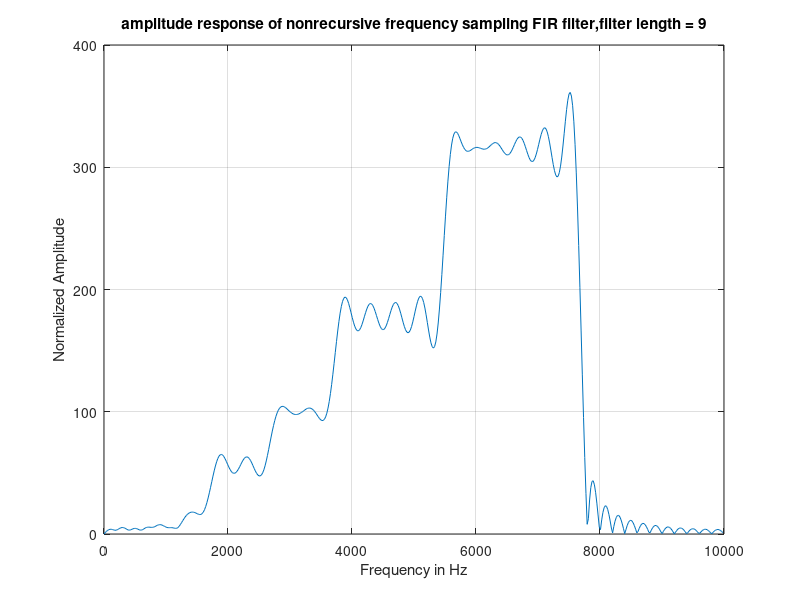
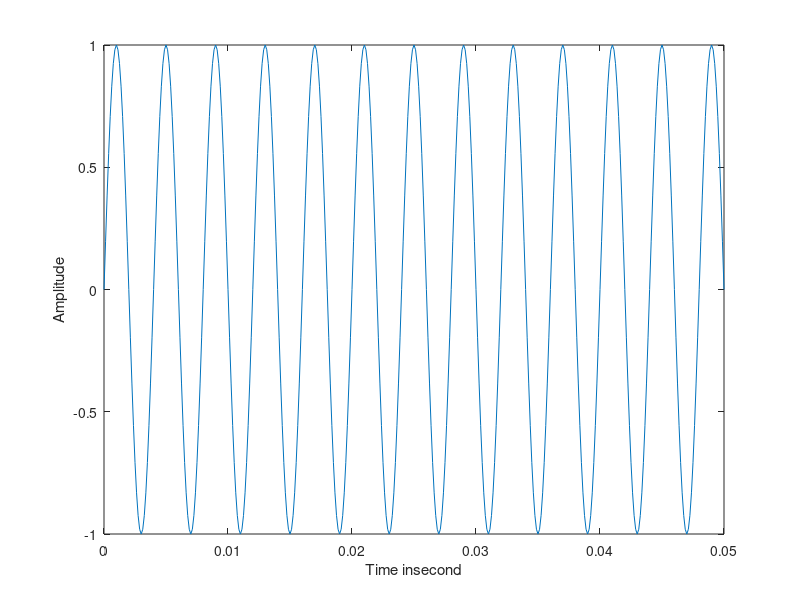
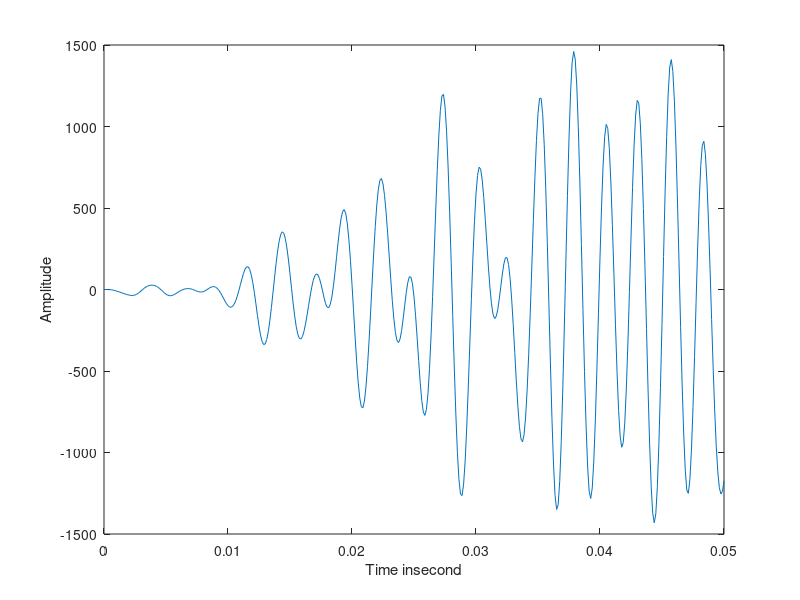
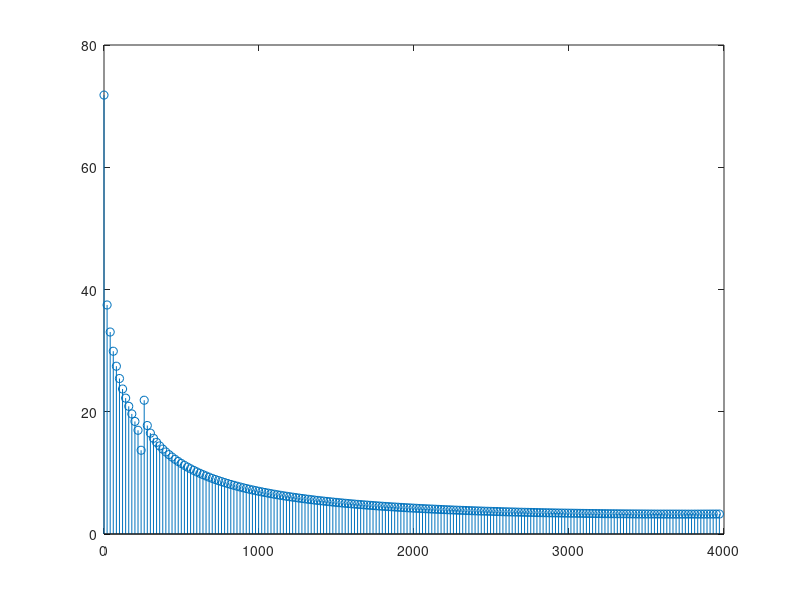

These charts were generated, in order, by the following MATLAB code:
clear all;
clc;
N=100;
alpha=(N/2)-1;
upper_limit=(N/2)-1;


Fs=20000;
H=[0 3.162 3.162 3.162 5.623 5.623 5.623 17.783 17.783 56.234 56.234 56.234 56.234 56.234 100 100 100 100 100 177.828 177.828 177.828 177.828 177.828 177.828 177.828 177.828 177.828 316.228 316.228 316.228 316.228 316.228 316.228 316.228 316.228 316.228 316.228 316.228 0 0 0 0 0 0 0 0 0 0 0];
m=1;
for n=0:(N-1);
    for k=1:upper_limit
        inner(k)=2*abs(H(k+1))*cos(abs(2*pi*k*(n-alpha)/N));
    end
    tot_inner=sum(inner)+H(0+1);
    h(m)=(1/N)*tot_inner;
    m=m+1;
end

[H,q]=freqz(h,1,512,Fs);
amp_resp=abs(H);
phase_resp=angle(H);

figure(1);plot(q,amp_resp);
title('amplitude response of nonrecursive frequency sampling FIR filter,filter length = 9');
xlabel('Frequency in Hz');ylabel('Normalized Amplitude');axis([0 Fs/2 0 400]); grid;
fs=8000;
N=0:400;
f1=250;
t=N/fs;

x=sin(2*pi*f1*t);
figure(2);plot(t,x) ; xlabel('Time insecond') ; ylabel('Amplitude');
Y=filter(H,1,x)
figure(3);plot(t,Y) ; xlabel('Time insecond') ; ylabel('Amplitude');

X=fft(Y);
L=length(N);
Mag_X=abs(X(1:L/2)./(L/2));
f_scale=(0:(L/2)-1).*(fs/L);
figure(4);stem(f_scale,Mag_X);